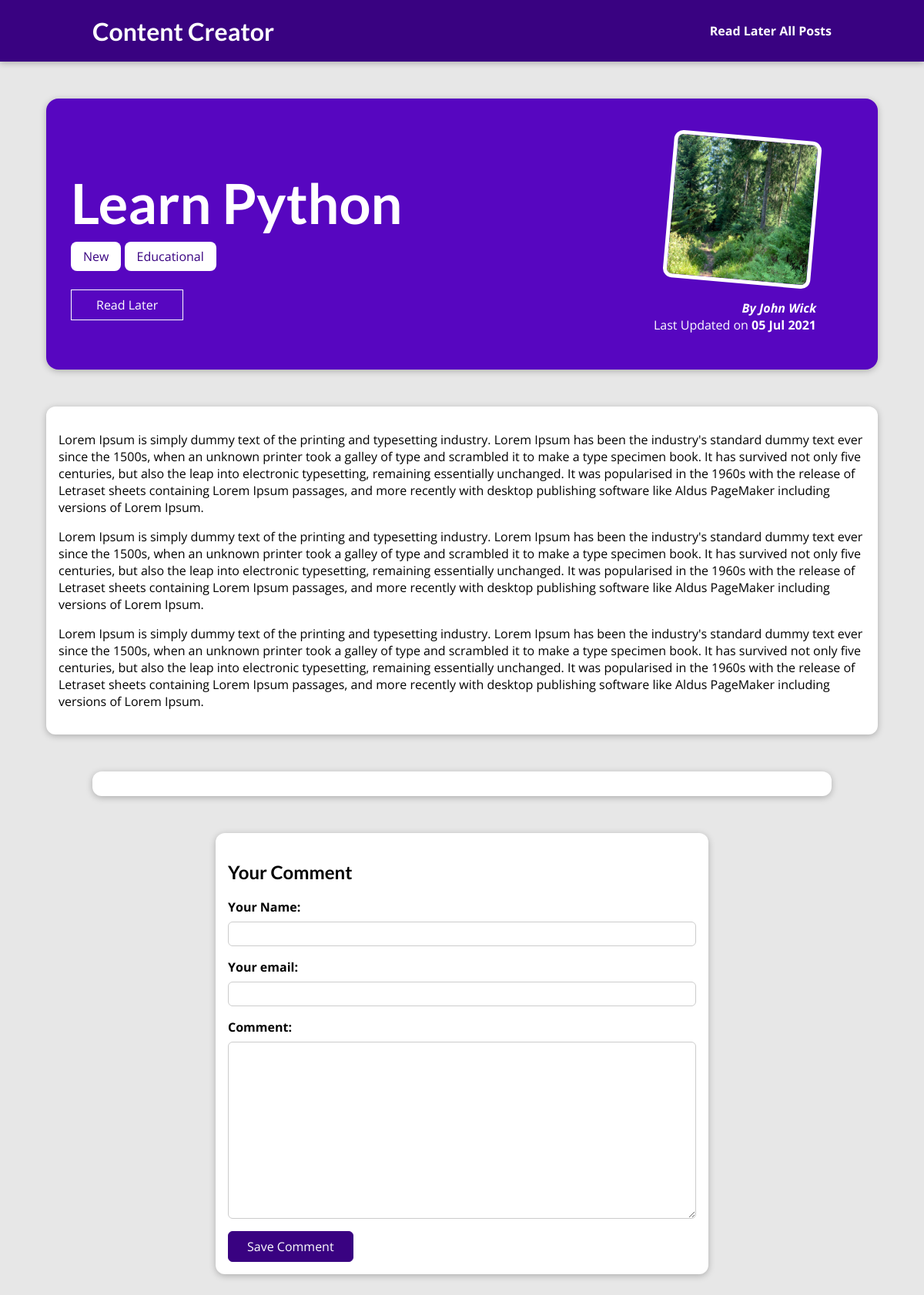
/posts/learn-python, run on the app's committed database.
### blog/models.py (models this page shows, shortened)
class Post(models.Model):
    title = models.CharField(max_length=200)
    summary = models.CharField(max_length=300)
    image = models.CharField(max_length=100)
    date = models.DateField(auto_now=True)
    content = models.TextField(validators=[MinLengthValidator(50)])
    slug = models.SlugField(db_index=True, unique=True)
    author = models.ForeignKey(Author, on_delete=models.SET_NULL, null=True, related_name="posts")
    tags = models.ManyToManyField(Tag)

class Tag(models.Model):
    caption = models.CharField(max_length=50)

class Author(models.Model):
    first_name = models.CharField(max_length=100)
    last_name = models.CharField(max_length=100)
    email_address = models.EmailField()
    def __str__(self):
        return "{} {}".format(self.first_name, self.last_name)

### blog/views.py (the view, shortened to what this page needs)
# urls.py: path("posts/<slug:slug>", views.SinglePostView.as_view(), name="selected-post"),
class SinglePostView(View):
    def is_read_later(self, request, post_id):
        stored_post_ids = request.session.get("stored_posts")
        if stored_post_ids is not None:
            return post_id in stored_post_ids
        return False
    def get(self, request, slug):
        post = Post.objects.get(slug=slug)
        comment_form = CommentForm()
        print(self.is_read_later(request, post.id))
        return render(request, "blog/post_detail.html", {
            "post": post,
            "post_tags": post.tags.all(),
            "comments": post.comments.all().order_by("-id"),
            "comment_form": comment_form,
            "is_read_for_later": self.is_read_later(request, post.id)
        })

### blog/forms.py
class CommentForm(ModelForm):
    class Meta:
        model = Comment
        exclude = ["post"]
        labels = {
            "user_name": "Your Name",
            "user_email": "Your email",
            "text": "Comment"
        }

### blog/templates/blog/post_detail.html (shortened to what this page needs)
{% extends 'base.html' %}
{% load static %}
{% block css_files %}
<link rel="stylesheet" href="{% static 'blog/post_detail.css' %}" />
{% endblock %}
{% block content %}
<section id="summary">
<h2>{{ post.title|title }}</h2>
<p>
    {% for tag in post_tags %}
        <span class='tag'>{{ tag.caption }}</span>
    {% endfor %}
</p>
<div id="read-later">
    <form method="POST" action={% url 'read-later' %}>
        <button>
        {% if not is_read_for_later %}
            Read Later
        {% else %}
            Remove from "Read Later" List
        {% endif %}
        </button>
    </form>
</div>
<article>
    <img src="{% static 'blog/images/'|add:post.image %}" alt=""/>
    <address>By <a href="mailto:{{ post.author.email_address }}">{{ post.author }}</a></address>
    <div>
        Last Updated on <time>{{ post.date|date:"d M Y" }}</time>
    </div>
</article>
</section>
<main>
    {{ post.content|linebreaks }}
</main>
<section id="comments">
</section>
<section id="comment-form">
    <h2>Your Comment</h2>
    <form method="POST" action="{% url 'selected-post' post.slug %}">
        {% for fields in comment_form %}
         <div class="form-control {% if fields.errors %}invalid{% endif %}">
            {{ fields.label_tag }}
            {{ fields }}
        </div>
        {% endfor %}
        <button>Save Comment</button>
    </form>
</section>
{% endblock %}

### static/app.css (style rules this page uses)
* { box-sizing: border-box; }
html { font-family: 'Open Sans', 'Lato', sans-serif; }
body { margin: 0; }
h1, h2, h3 { font-family: 'Lato', sans-serif; font-weight: bold; }

### blog/static/blog/post_detail.css (style rules this page uses)
body { background-color: #e7e7e7; }
#summary { margin: 8rem auto 3rem auto; padding: 2rem; width: 90%; max-width: 90rem; border-radius: 16px; background-color: #5706c0; position: relative; box-shadow: 0 2px 8px rgba(0, 0, 0, 0.25); height: 22rem; }
#summary h2 { color: white; font-size: 4.5rem; margin-bottom: 0.25rem; }
#summary article { position: absolute; top: 2rem; right: 3rem; padding: 1rem 2rem; border-radius: 12px; text-align: right; color: white; }
#summary article img { width: 12rem; height: 12rem; border-radius: 12px; transform: rotateZ(5deg); border: 5px solid white; margin-bottom: 1rem; }
#summary address { font-weight: bold; }
#summary a { color: white; text-decoration: none; }
#summary time { font-weight: bold; }
#read-later { margin: 2rem 0; }
#read-later button { background-color: transparent; border: 1px solid white; padding: 0.5rem 2rem; font: inherit; color: white; cursor: pointer; }
main { width: 90%; max-width: 90rem; margin: 3rem auto; background-color: white; padding: 1rem; border-radius: 12px; box-shadow: 0 2px 8px rgba(0, 0, 0, 0.25); }
.tag { background-color: white; color: #390281; padding: 0.5rem 1rem; border-radius: 8px; }
#comment-form { margin: 3rem auto; width: 90%; max-width: 40rem; border-radius: 12px; background-color: white; box-shadow: 0 2px 8px rgba(0, 0, 0, 0.25); padding: 1rem; }
#comment-form button { font: inherit; background-color: #390281; color: white; border: 1px solid #390281; padding: 0.5rem 1.5rem; border-radius: 6px; cursor: pointer; }
.form-control { margin-bottom: 1rem; }
.form-control label { font-weight: bold; margin-bottom: 0.5rem; display: block; }
.form-control input, .form-control textarea { display: block; width: 100%; font: inherit; padding: 0.25rem; border-radius: 6px; border: 1px solid #ccc; }
#comments { margin: 3rem auto; width: 90%; max-width: 60rem; border-radius: 12px; background-color: white; box-shadow: 0 2px 8px rgba(0, 0, 0, 0.25); padding: 1rem 2rem; }

### data on the page
Post: title "Learn Python", image (picture), author "John Wick", date "05 Jul 2021", content "Lorem Ipsum is simply dummy text of the printing and typesetting industry. Lorem Ipsum has been the industry's standard dummy text ever since the 1500s, when an unknown printer took a galley of type and scrambled it to make a type specimen book. It has survived not only five centuries, but also the leap into electronic typesetting, remaining essentially unchanged. It was popularised in the 1960s with the release of Letraset sheets containing Lorem Ipsum passages, and more recently with desktop publishing software like Aldus PageMaker including versions of Lorem Ipsum. Lorem Ipsum is simply dummy text of the printing and typesetting industry. Lorem Ipsum has been the industry's standard…"
Tag: caption "New"
Tag: caption "Educational"

### other printed values
{{ fields.label_tag }} "Your Name:" "Your email:" "Comment:"
